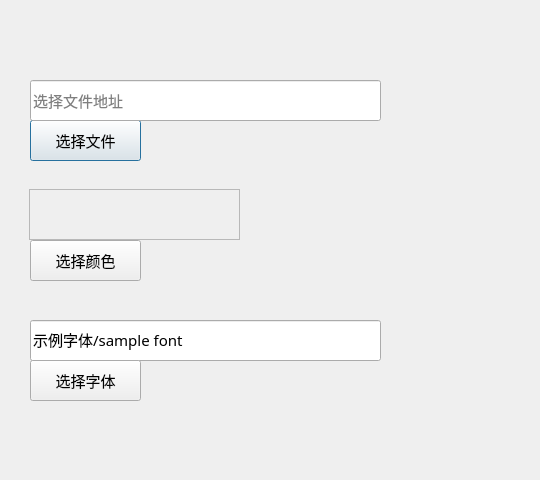
<?xml version="1.0" encoding="UTF-8"?>
<ui version="4.0">
 <class>standDialog</class>
 <widget class="QDialog" name="standDialog">
  <property name="geometry">
   <rect>
    <x>0</x>
    <y>0</y>
    <width>540</width>
    <height>480</height>
   </rect>
  </property>
  <property name="windowTitle">
   <string>Dialog</string>
  </property>
  <widget class="QPushButton" name="pushButton">
   <property name="geometry">
    <rect>
     <x>30</x>
     <y>120</y>
     <width>111</width>
     <height>41</height>
    </rect>
   </property>
   <property name="font">
    <font>
     <family>黑体</family>
     <pointsize>11</pointsize>
    </font>
   </property>
   <property name="text">
    <string>选择文件</string>
   </property>
  </widget>
  <widget class="QFrame" name="colorframe">
   <property name="geometry">
    <rect>
     <x>29</x>
     <y>189</y>
     <width>211</width>
     <height>51</height>
    </rect>
   </property>
   <property name="autoFillBackground">
    <bool>true</bool>
   </property>
   <property name="frameShape">
    <enum>QFrame::StyledPanel</enum>
   </property>
   <property name="frameShadow">
    <enum>QFrame::Raised</enum>
   </property>
  </widget>
  <widget class="QLineEdit" name="filelineEdit">
   <property name="geometry">
    <rect>
     <x>30</x>
     <y>80</y>
     <width>351</width>
     <height>41</height>
    </rect>
   </property>
   <property name="font">
    <font>
     <family>黑体</family>
     <pointsize>11</pointsize>
    </font>
   </property>
   <property name="text">
    <string/>
   </property>
   <property name="readOnly">
    <bool>true</bool>
   </property>
   <property name="placeholderText">
    <string>选择文件地址</string>
   </property>
  </widget>
  <widget class="QLineEdit" name="fontlineeidt">
   <property name="geometry">
    <rect>
     <x>30</x>
     <y>320</y>
     <width>351</width>
     <height>41</height>
    </rect>
   </property>
   <property name="font">
    <font>
     <family>黑体</family>
     <pointsize>11</pointsize>
    </font>
   </property>
   <property name="text">
    <string>示例字体/sample font</string>
   </property>
   <property name="readOnly">
    <bool>true</bool>
   </property>
   <property name="placeholderText">
    <string>显示字体</string>
   </property>
  </widget>
  <widget class="QPushButton" name="pushButton_3">
   <property name="geometry">
    <rect>
     <x>30</x>
     <y>360</y>
     <width>111</width>
     <height>41</height>
    </rect>
   </property>
   <property name="font">
    <font>
     <family>黑体</family>
     <pointsize>11</pointsize>
    </font>
   </property>
   <property name="text">
    <string>选择字体</string>
   </property>
  </widget>
  <widget class="QPushButton" name="pushButton_2">
   <property name="geometry">
    <rect>
     <x>30</x>
     <y>240</y>
     <width>111</width>
     <height>41</height>
    </rect>
   </property>
   <property name="font">
    <font>
     <family>黑体</family>
     <pointsize>11</pointsize>
    </font>
   </property>
   <property name="text">
    <string>选择颜色</string>
   </property>
  </widget>
 </widget>
 <resources/>
 <connections/>
</ui>
